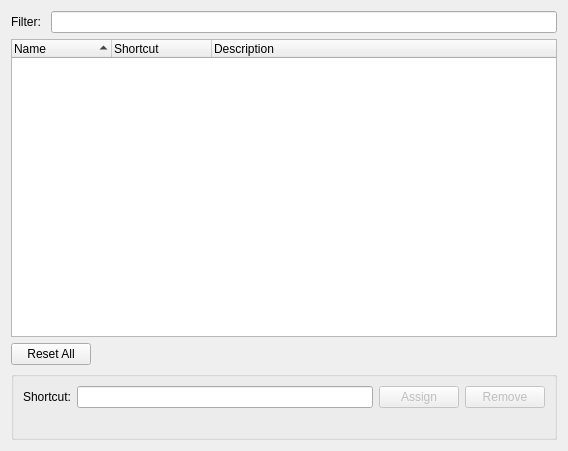
<?xml version="1.0" encoding="UTF-8"?>
<ui version="4.0">
 <class>KeyboardShortcutsWidget</class>
 <widget class="QWidget" name="KeyboardShortcutsWidget">
  <property name="geometry">
   <rect>
    <x>0</x>
    <y>0</y>
    <width>568</width>
    <height>451</height>
   </rect>
  </property>
  <property name="windowTitle">
   <string>Keyboard Shortcuts</string>
  </property>
  <layout class="QVBoxLayout">
   <item>
    <layout class="QHBoxLayout">
     <item>
      <widget class="QLabel" name="label">
       <property name="toolTip">
        <string>List only the entries containing the text you enter.</string>
       </property>
       <property name="text">
        <string>Filter: </string>
       </property>
      </widget>
     </item>
     <item>
      <widget class="QLineEdit" name="filterEdit"/>
     </item>
    </layout>
   </item>
   <item>
    <widget class="QTreeWidget" name="commandList">
     <property name="rootIsDecorated">
      <bool>false</bool>
     </property>
     <property name="uniformRowHeights">
      <bool>true</bool>
     </property>
     <property name="sortingEnabled">
      <bool>true</bool>
     </property>
     <property name="columnCount">
      <number>3</number>
     </property>
     <column>
      <property name="text">
       <string>Name</string>
      </property>
     </column>
     <column>
      <property name="text">
       <string>Shortcut</string>
      </property>
     </column>
     <column>
      <property name="text">
       <string>Description</string>
      </property>
     </column>
    </widget>
   </item>
   <item>
    <layout class="QHBoxLayout">
     <item>
      <widget class="QPushButton" name="resetAllButton">
       <property name="toolTip">
        <string>Reset all to default</string>
       </property>
       <property name="text">
        <string>Reset All</string>
       </property>
      </widget>
     </item>
     <item>
      <spacer>
       <property name="orientation">
        <enum>Qt::Horizontal</enum>
       </property>
       <property name="sizeHint" stdset="0">
        <size>
         <width>40</width>
         <height>20</height>
        </size>
       </property>
      </spacer>
     </item>
    </layout>
   </item>
   <item>
    <widget class="QGroupBox" name="targetEditGroup">
     <property name="title">
      <string/>
     </property>
     <layout class="QVBoxLayout">
      <item>
       <layout class="QHBoxLayout">
        <item>
         <widget class="QLabel" name="targetEditLabel">
          <property name="text">
           <string>Shortcut:</string>
          </property>
         </widget>
        </item>
        <item>
         <widget class="QLineEdit" name="targetEdit"/>
        </item>
        <item>
         <widget class="QPushButton" name="assignButton">
          <property name="sizePolicy">
           <sizepolicy hsizetype="Preferred" vsizetype="Fixed">
            <horstretch>0</horstretch>
            <verstretch>0</verstretch>
           </sizepolicy>
          </property>
          <property name="toolTip">
           <string>Assign this keyboard shortcut, overriding any conflicting usages.</string>
          </property>
          <property name="text">
           <string>Assign</string>
          </property>
          <property name="enabled">
           <bool>false</bool>
          </property>
          <property name="iconSize">
           <size>
            <width>16</width>
            <height>16</height>
           </size>
          </property>
         </widget>
        </item>
        <item>
         <widget class="QPushButton" name="removeButton">
          <property name="toolTip">
           <string>Remove this keyboard shortcut.</string>
          </property>
          <property name="text">
           <string>Remove</string>
          </property>
          <property name="enabled">
            <bool>false</bool>
          </property>
         </widget>
        </item>
       </layout>
      </item>
      <item>
       <widget class="QLabel" name="infoLabel">
        <property name="textFormat">
         <enum>Qt::RichText</enum>
        </property>
       </widget>
      </item>
     </layout>
    </widget>
   </item>
  </layout>
 </widget>
 <resources/>
 <connections/>
</ui>
